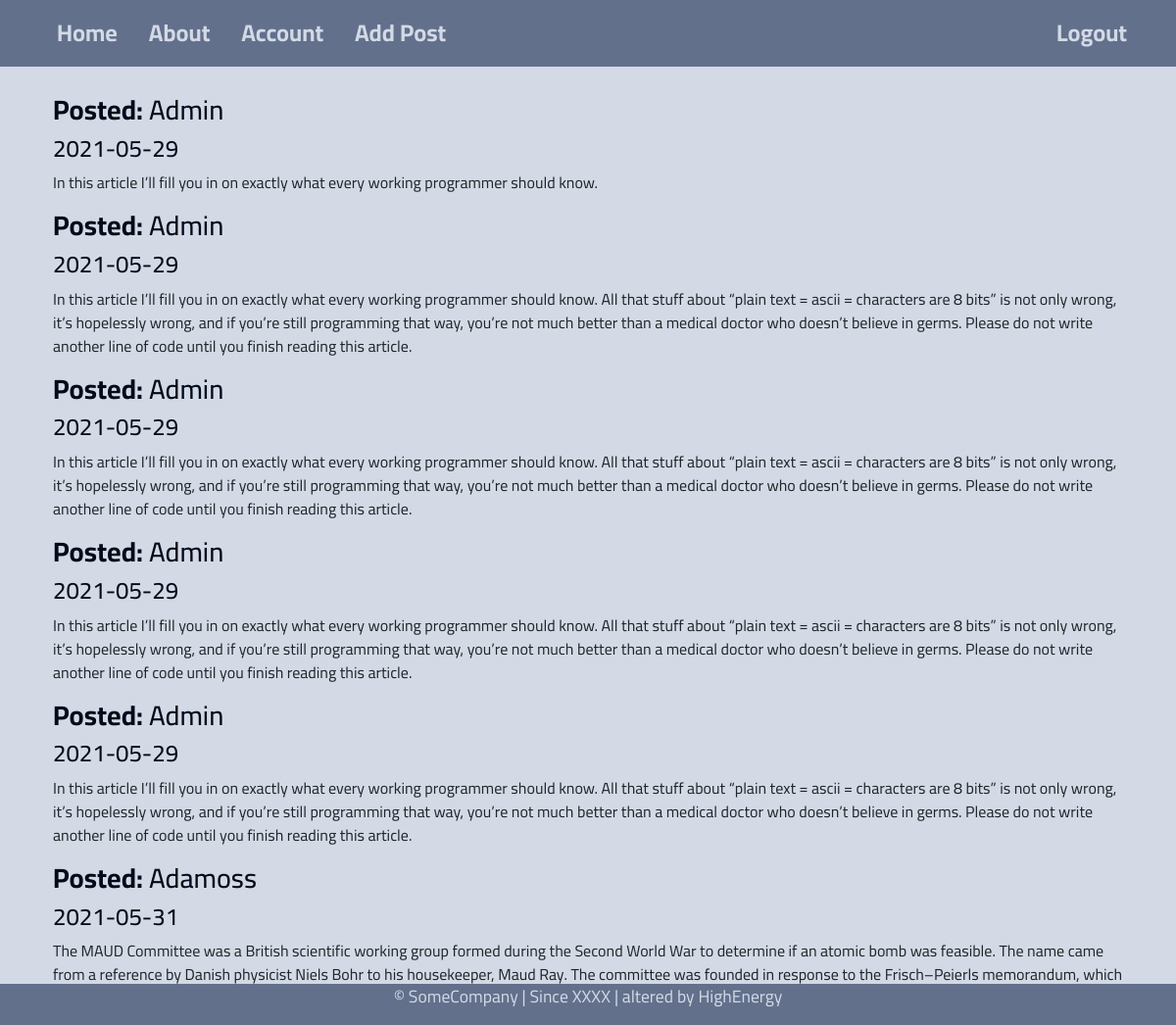
Screenshot of / (signed in) with the database file from the repository.
### models.py (models this page shows, shortened)
class Post(db.Model):
    __tablename__ = 'post'
    id = db.Column(db.Integer, primary_key=True)
    title = db.Column(db.String(80), index=True, nullable=False)
    date_posted = db.Column(db.DateTime, default=datetime.utcnow, nullable=False)
    text = db.Column(db.Text, index=True, nullable=False)
    user_id = db.Column(db.Integer, db.ForeignKey('user.id', ondelete='cascade'), nullable=False)

class User(db.Model, UserMixin):
    __tablename__ = 'user'
    id = db.Column(db.Integer, primary_key=True)
    username = db.Column(db.String(20), index=True, unique=True, nullable=False)
    email = db.Column(db.String(64), index=True, unique=True, nullable=False)
    hashed_password = db.Column(db.String(32), index=True, nullable=False)
    profile_picture = db.Column(db.String(20), nullable=False)
    gender = db.Column(db.String(10), nullable=False)
    joined_time = db.Column(db.DateTime, default=datetime.utcnow, nullable=False)
    user_post = db.relationship('Post', backref='user', cascade='all, delete, delete-orphan', lazy=True)

### routes.py (the view)
@myApp.route('/home')
@myApp.route('/')
def home():
    posts = Post.query.all()
    return render_template('home.html', title='Home', posts=posts)

### models.py (called while the page is built)
@login_manager.user_loader
def load_user(user_id):
    return User.query.get(user_id)

### templates/home.html
{% extends 'base.html' %}
{% block content %}
    {% for post in posts %}
        <article>
            <div>
                <h3><strong>Posted:</strong> {{ post.user.username | title }}</h3>
                <h4>{{ post.date_posted.strftime("%Y-%m-%d") }} </h4>
                <p>{{ post.text }}</p>
            </div>
        </article>
    {% endfor %}
{% endblock %}

### static/styles.css (style rules this page uses)
body { background-color: #d3dae6; font-family: 'Cairo', sans-serif; }
h1, h2, h3, h4, h5, h6 { color: #030a1a; }

### rows the page displays
Post: user.username "Admin", date_posted "2021-05-29", text "In this article I’ll fill you in on exactly what every working programmer should know."
Post: user.username "Admin", date_posted "2021-05-29", text "In this article I’ll fill you in on exactly what every working programmer should know. All that stuff about “plain text = ascii = characters are 8 bits” is not only wrong, it’s hopelessly wrong, and if you’re still programming that way, you’re not much better than a medical doctor who doesn’t believe in germs. Please do not write another line of code until you finish reading this article."
Post: user.username "Admin", date_posted "2021-05-29", text "In this article I’ll fill you in on exactly what every working programmer should know. All that stuff about “plain text = ascii = characters are 8 bits” is not only wrong, it’s hopelessly wrong, and if you’re still programming that way, you’re not much better than a medical doctor who doesn’t believe in germs. Please do not write another line of code until you finish reading this article."
Post: user.username "Admin", date_posted "2021-05-29", text "In this article I’ll fill you in on exactly what every working programmer should know. All that stuff about “plain text = ascii = characters are 8 bits” is not only wrong, it’s hopelessly wrong, and if you’re still programming that way, you’re not much better than a medical doctor who doesn’t believe in germs. Please do not write another line of code until you finish reading this article."
Post: user.username "Admin", date_posted "2021-05-29", text "In this article I’ll fill you in on exactly what every working programmer should know. All that stuff about “plain text = ascii = characters are 8 bits” is not only wrong, it’s hopelessly wrong, and if you’re still programming that way, you’re not much better than a medical doctor who doesn’t believe in germs. Please do not write another line of code until you finish reading this article."
Post: user.username "Adamoss", date_posted "2021-05-31", text "The MAUD Committee was a British scientific working group formed during the Second World War to determine if an atomic bomb was feasible. The name came from a reference by Danish physicist Niels Bohr to his housekeeper, Maud Ray. The committee was founded in response to the Frisch–Peierls memorandum, which…"
